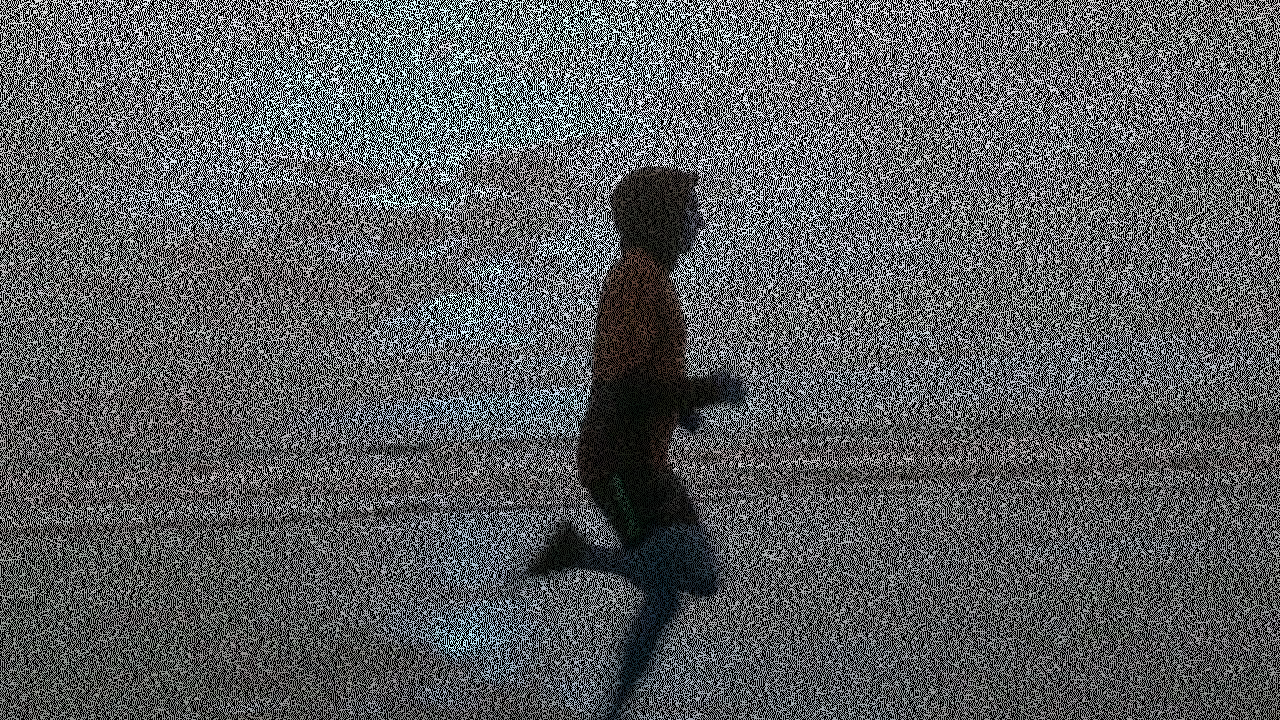
#> input picture Code/outputs/video_steg/frames/frame103_intermediate1.png, 1280 x 720 px, given in place of frame118.png, which was not available
$ jupyter execute --allow-errors histogram_video.ipynb   (text cells are left out)
#> lines starting #> are read from the running program, lines starting #| are printed output that depends on the picture; pictures that were not available may be replaced by others from this repository, and a replacement may not be noted
[cell 1]
import numpy as np
from skimage import io
from matplotlib import pyplot as plt
import cv2

[cell 2]
def showFeatureHistograms(path, outputPath):

    # Load an image
    image = cv2.imread(path)

    # Convert the image to the HSV color space
    hsv_image = cv2.cvtColor(image, cv2.COLOR_BGR2HSV)

    # Calculate the color histogram
    hist_hue = cv2.calcHist([hsv_image], [0], None, [256], [0, 256])
    hist_saturation = cv2.calcHist([hsv_image], [1], None, [256], [0, 256])
    hist_value = cv2.calcHist([hsv_image], [2], None, [256], [0, 256])

    # Normalize the histograms
    hist_hue = cv2.normalize(hist_hue, hist_hue, 0, 1, cv2.NORM_MINMAX)
    hist_saturation = cv2.normalize(hist_saturation, hist_saturation, 0, 1, cv2.NORM_MINMAX)
    hist_value = cv2.normalize(hist_value, hist_value, 0, 1, cv2.NORM_MINMAX)

    # Plot the histograms
    plt.figure(figsize=(12, 4))
    plt.subplot(131)
    plt.plot(hist_hue, color='r')
    plt.title('Hue Histogram')
    plt.xlim([0, 256])

    plt.subplot(132)
    plt.plot(hist_saturation, color='g')
    plt.title('Saturation Histogram')
    plt.xlim([0, 256])

    plt.subplot(133)
    plt.plot(hist_value, color='b')
    plt.title('Value Histogram')
    plt.xlim([0, 256])

    plt.tight_layout()
    plt.savefig(outputPath)
    plt.close()

[cell 3]
def showColorHistograms(path, outputPath):

    # Load an image
#> called with path = 'outputs/video_steg/frames/frame118.png'
    image = cv2.imread(path)
#> image is the input picture: shape (720, 1280, 3); mean B, G, R 94.8, 93.2, 90.9

    # Split the image into its RGB channels
    b, g, r = cv2.split(image)

    # Calculate the color histograms for each channel
    hist_b = cv2.calcHist([b], [0], None, [256], [0, 256])
#> hist_b = 256 values, max 456120 at index 0, min 0 at index 1, mean 3600
    hist_g = cv2.calcHist([g], [0], None, [256], [0, 256])
#> hist_g has the same summary as hist_b
    hist_r = cv2.calcHist([r], [0], None, [256], [0, 256])
#> hist_r has the same summary as hist_b

    # Normalize the histograms
    hist_b = cv2.normalize(hist_b, hist_b, 0, 1, cv2.NORM_MINMAX)
#> hist_b = 256 values, max 1 at index 0, min 0 at index 1, mean 0.00789
    hist_g = cv2.normalize(hist_g, hist_g, 0, 1, cv2.NORM_MINMAX)
#> hist_g has the same summary as hist_b
    hist_r = cv2.normalize(hist_r, hist_r, 0, 1, cv2.NORM_MINMAX)
#> hist_r has the same summary as hist_b

    # Plot the histograms
    plt.figure(figsize=(12, 4))
    plt.subplot(131)
    plt.plot(hist_b, color='b')
    plt.title('Blue Channel Histogram')
    plt.xlim([0, 256])

    plt.subplot(132)
    plt.plot(hist_g, color='g')
    plt.title('Green Channel Histogram')
    plt.xlim([0, 256])

    plt.subplot(133)
    plt.plot(hist_r, color='r')
    plt.title('Red Channel Histogram')
    plt.xlim([0, 256])

    plt.tight_layout()
    plt.savefig(outputPath)
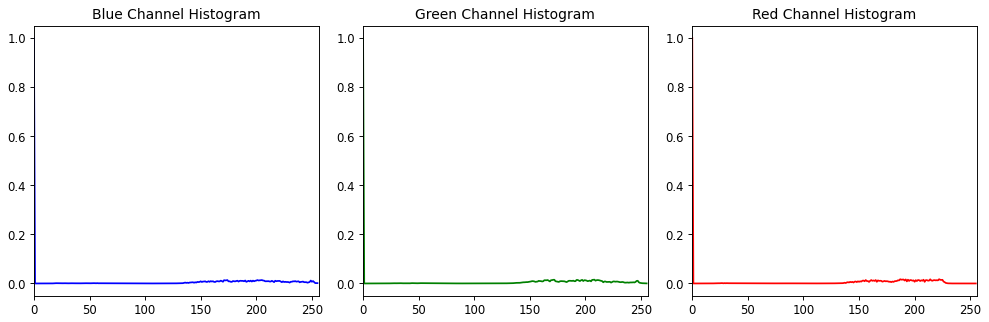
#> figure drawn by matplotlib, 3 panels; panel 1: curve peaks at x = 0, y = 1; panel 2: curve peaks at x = 0, y = 1; panel 3: curve peaks at x = 0, y = 1
    plt.close()

[cell 4]
def showColorHistogramCombined(path, outputPath):

    # Load Image
#> called with path = 'outputs/video_steg/frames/frame118.png'
    image = io.imread(path)
#> image: shape (720, 1280, 4)
    # tuple to select colors of each channel line
    colors = ("red", "green", "blue")
    channel_ids = (0, 1, 2)

    # create the histogram plot, with three lines, one for each color
    plt.figure()
    plt.xlim([0, 256])
    for channel_id, c in zip(channel_ids, colors):
        histogram, bin_edges = np.histogram(
            image[:, :, channel_id], bins=256, range=(0, 256)
        )
        plt.plot(bin_edges[0:-1], histogram, color=c)

    plt.title("Color Histogram")
    plt.xlabel("Color value")
    plt.ylabel("Pixel count")
    plt.savefig(outputPath)
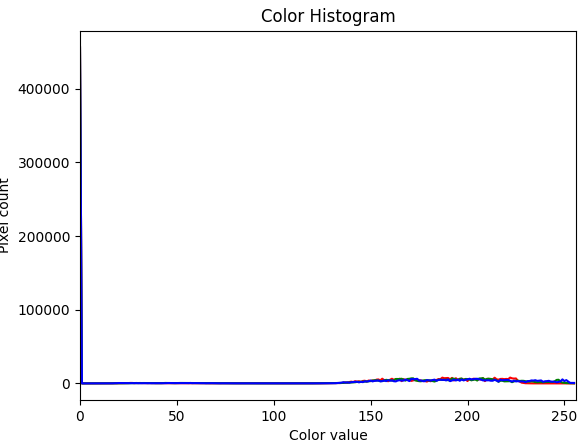
#> figure drawn by matplotlib, 1 panel; curve peaks at x = 0, y = 456120; curve peaks at x = 0, y = 456120; curve peaks at x = 0, y = 456120
    plt.close()

[cell 5]
frames_used = [118, 69, 20, 123, 74, 25]

#> (the rest of this cell did not finish here and is left out)

#> in showFeatureHistograms, `hsv_image = cv2.cvtColor(image, cv2.COLOR_BGR2HSV)`: hsv_image: shape (720, 1280, 3); mean H, S, V 49.2, 7.7, 95.5
#> in showFeatureHistograms, `hist_hue = cv2.calcHist([hsv_image], [0], None, [256], [0, 256])`: hist_hue = 256 values, max 470785 at index 0, min 0 at index 22, mean 3600
#> in showFeatureHistograms, `hist_saturation = cv2.calcHist([hsv_image], [1], None, [256], [0, 256])`: hist_saturation = 256 values, max 468464 at index 0, min 0 at index 1, mean 3600
#> in showFeatureHistograms, `hist_value = cv2.calcHist([hsv_image], [2], None, [256], [0, 256])`: hist_value = 256 values, max 456120 at index 0, min 0 at index 1, mean 3600
#> in showFeatureHistograms, `hist_hue = cv2.normalize(hist_hue, hist_hue, 0, 1, cv2.NORM_MINMAX)`: hist_hue = 256 values, max 1 at index 0, min 0 at index 22, mean 0.00765
#> in showFeatureHistograms, `hist_saturation = cv2.normalize(hist_saturation, hist_saturation, 0, 1..`: hist_saturation = 256 values, max 1 at index 0, min 0 at index 1, mean 0.00768
#> in showFeatureHistograms, `hist_value = cv2.normalize(hist_value, hist_value, 0, 1, cv2.NORM_MINM..`: hist_value has the same summary as hist_b in showColorHistograms
#> in showFeatureHistograms, `plt.savefig(outputPath)`:
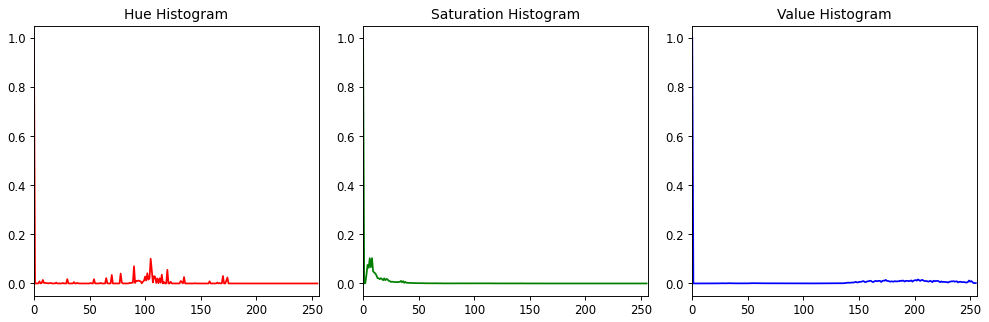
#> figure drawn by matplotlib, 3 panels; panel 1: curve peaks at x = 0, y = 1; panel 2: curve peaks at x = 0, y = 1; panel 3: curve peaks at x = 0, y = 1

    # Encoded Frame Histograms
    showColorHistograms("outputs/video_steg/frames/encoded_frame%s.png" % frame, "outputs/video_steg/histograms/encoded_frame%s_color_histogram.png" % frame)
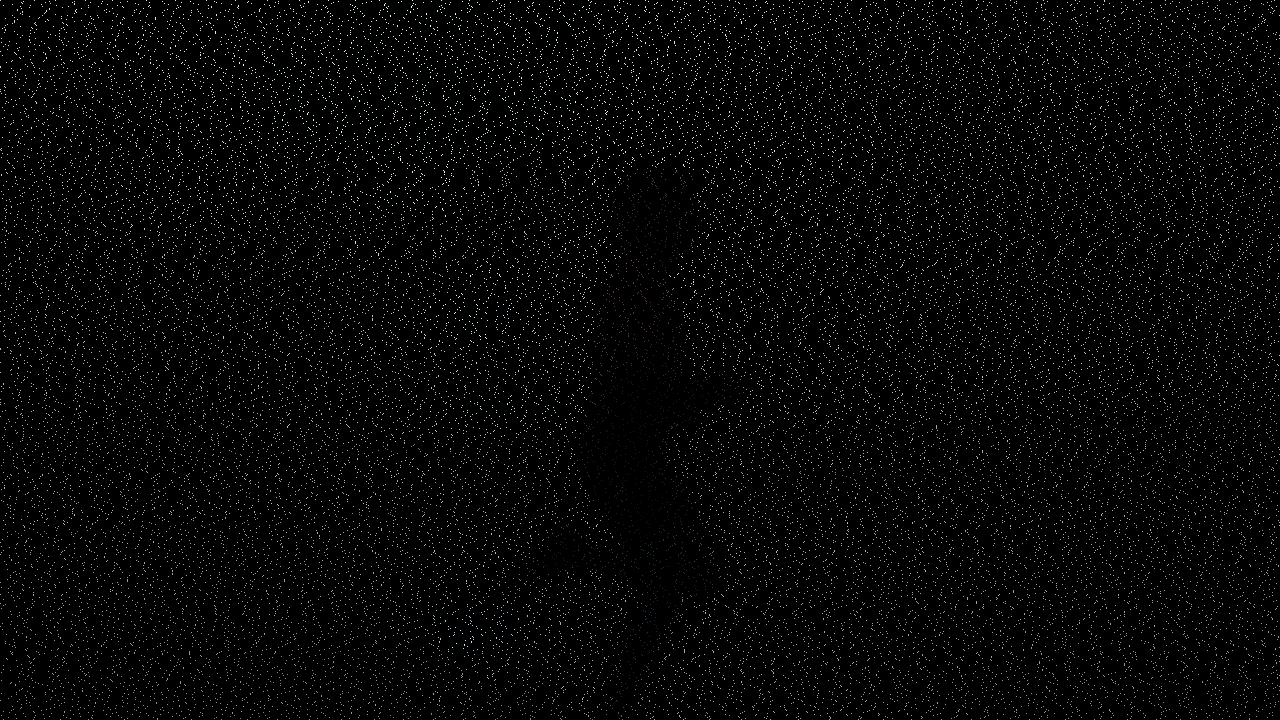
#> input picture Code/outputs/video_steg/frames/frame103_intermediate2.png, 1280 x 720 px, given in place of encoded_frame118.png, which was not available
#> in showColorHistograms, image is the input picture: shape (720, 1280, 3); mean B, G, R 6.3, 6.2, 6.1
#> in showColorHistograms (call 2), `hist_b = cv2.calcHist([b], [0], None, [256], [0, 256])`: hist_b = 256 values, max 890568 at index 0, min 0 at index 1, mean 3600
#> in showColorHistograms (call 2), `hist_g = cv2.calcHist([g], [0], None, [256], [0, 256])`: hist_g has the same summary as hist_b
#> in showColorHistograms (call 2), `hist_r = cv2.calcHist([r], [0], None, [256], [0, 256])`: hist_r has the same summary as hist_b
#> in showColorHistograms (call 2), `hist_b = cv2.normalize(hist_b, hist_b, 0, 1, cv2.NORM_MINMAX)`: hist_b = 256 values, max 1 at index 0, min 0 at index 1, mean 0.00404
#> in showColorHistograms (call 2), `hist_g = cv2.normalize(hist_g, hist_g, 0, 1, cv2.NORM_MINMAX)`: hist_g has the same summary as hist_b
#> in showColorHistograms (call 2), `hist_r = cv2.normalize(hist_r, hist_r, 0, 1, cv2.NORM_MINMAX)`: hist_r has the same summary as hist_b
    showColorHistogramCombined("outputs/video_steg/frames/encoded_frame%s.png" % frame, "outputs/video_steg/histograms/encoded_frame%s_color_histogram_combined.png" % frame)
    showFeatureHistograms("outputs/video_steg/frames/encoded_frame%s.png" % frame, "outputs/video_steg/histograms/encoded_frame%s_feature_histogram.png" % frame)
#> in showFeatureHistograms (call 2), `hsv_image = cv2.cvtColor(image, cv2.COLOR_BGR2HSV)`: hsv_image: shape (720, 1280, 3); mean H, S, V 3.2, 0.5, 6.4

[cell 6]
def calculate_psnr(path1, path2, max_value=255):
#> called with path1 = 'outputs/video_steg/frames/frame69.png', max_value = 255
    img1 = cv2.imread(path1)
    img2 = cv2.imread(path2)
    mse = np.mean((np.array(img1, dtype=np.float32) - np.array(img2, dtype=np.float32)) ** 2)
#> mse = nan
    if mse == 0:
        return 100
    return 20 * np.log10(max_value / (np.sqrt(mse)))
